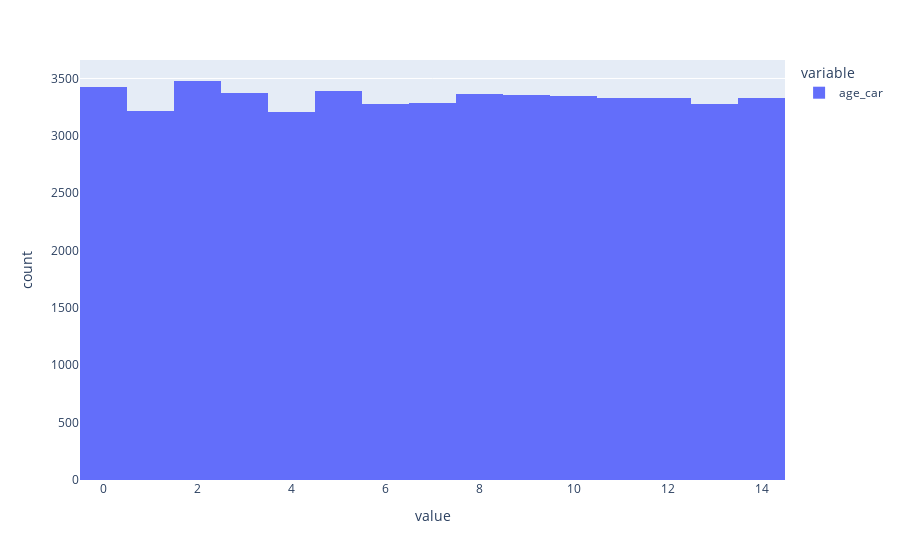
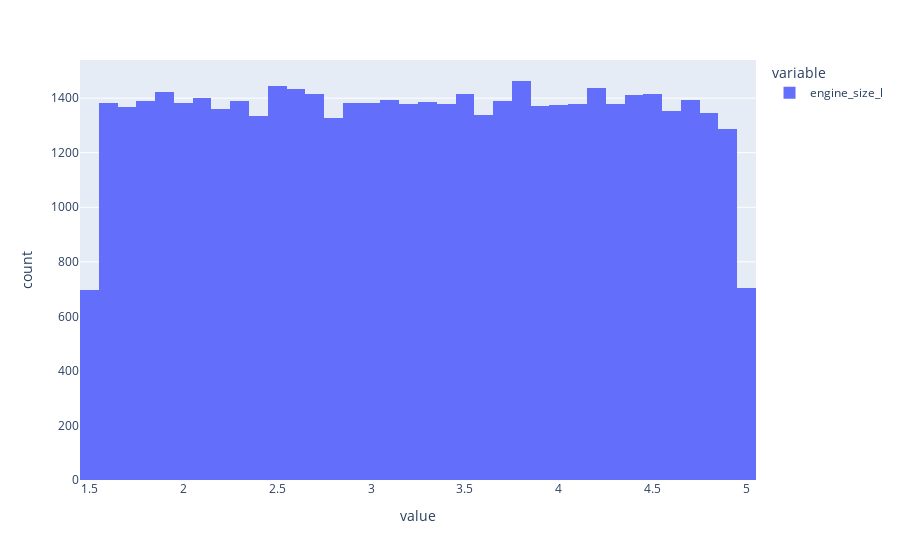
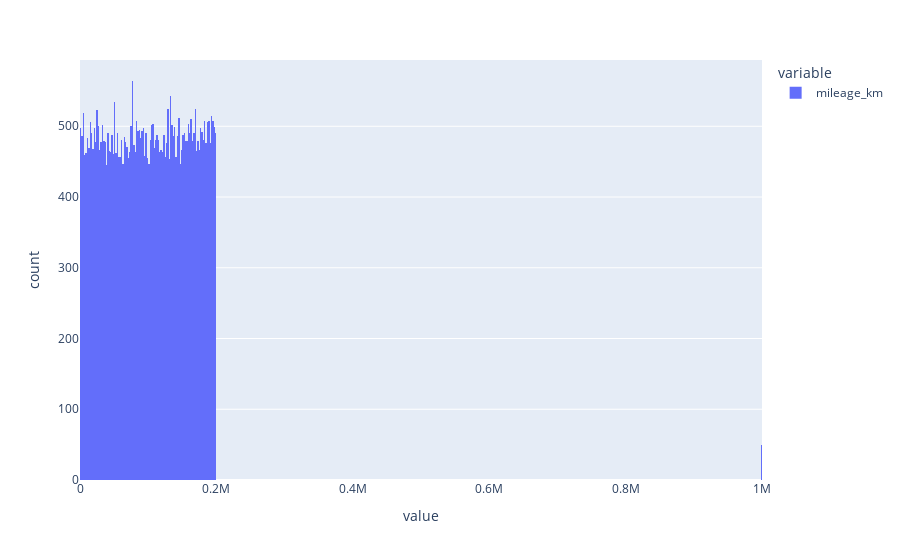
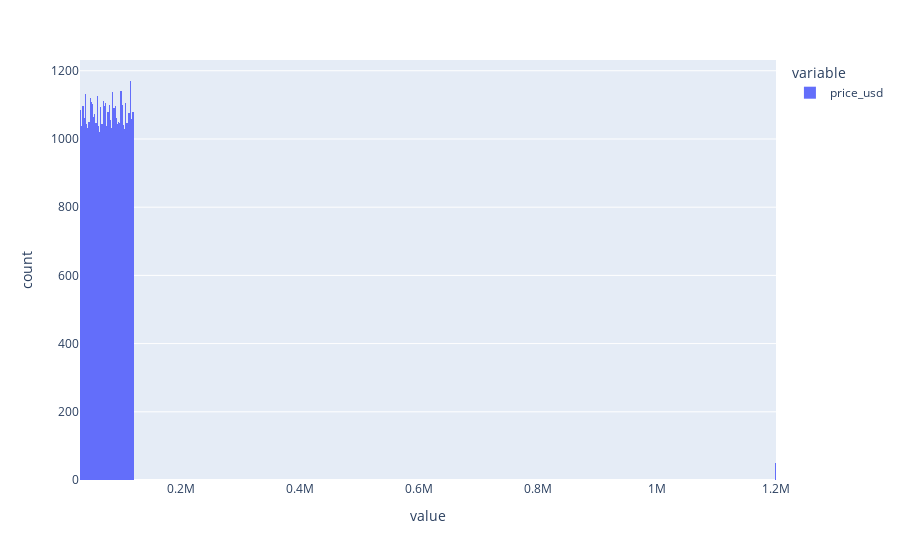

The code cell stored with these charts, in order, in its notebook:
### Code cell
for _ in num_col:
    print(px.histogram(df[_]).show())

### Figure 1 — Plotly figure (JSON) as saved in the notebook; plotly's stock layout.template omitted (floating-point values rounded to 4 significant figures; data arrays with more than 128 entries replaced by an {"elided": "..."} marker saying what was removed)
{"data": [{"bingroup": "x", "hovertemplate": "variable=age_car<br>value=%{x}<br>count=%{y}<extra></extra>", "legendgroup": "age_car", "marker": {"color": "#636efa", "pattern": {"shape": ""}}, "name": "age_car", "orientation": "v", "showlegend": true, "type": "histogram", "x": {"elided": "50000 int values"}, "xaxis": "x", "yaxis": "y"}], "layout": {"barmode": "relative", "legend": {"title": {"text": "variable"}, "tracegroupgap": 0}, "margin": {"t": 60}, "xaxis": {"anchor": "y", "domain": [0, 1], "title": {"text": "value"}}, "yaxis": {"anchor": "x", "domain": [0, 1], "title": {"text": "count"}}}}

### Figure 2 — Plotly figure (JSON) as saved in the notebook; plotly's stock layout.template omitted (floating-point values rounded to 4 significant figures; data arrays with more than 128 entries replaced by an {"elided": "..."} marker saying what was removed)
{"data": [{"bingroup": "x", "hovertemplate": "variable=engine_size_l<br>value=%{x}<br>count=%{y}<extra></extra>", "legendgroup": "engine_size_l", "marker": {"color": "#636efa", "pattern": {"shape": ""}}, "name": "engine_size_l", "orientation": "v", "showlegend": true, "type": "histogram", "x": {"elided": "50000 float values"}, "xaxis": "x", "yaxis": "y"}], "layout": {"barmode": "relative", "legend": {"title": {"text": "variable"}, "tracegroupgap": 0}, "margin": {"t": 60}, "xaxis": {"anchor": "y", "domain": [0, 1], "title": {"text": "value"}}, "yaxis": {"anchor": "x", "domain": [0, 1], "title": {"text": "count"}}}}

### Figure 3 — Plotly figure (JSON) as saved in the notebook; plotly's stock layout.template omitted (floating-point values rounded to 4 significant figures; data arrays with more than 128 entries replaced by an {"elided": "..."} marker saying what was removed)
{"data": [{"bingroup": "x", "hovertemplate": "variable=mileage_km<br>value=%{x}<br>count=%{y}<extra></extra>", "legendgroup": "mileage_km", "marker": {"color": "#636efa", "pattern": {"shape": ""}}, "name": "mileage_km", "orientation": "v", "showlegend": true, "type": "histogram", "x": {"elided": "50000 float values"}, "xaxis": "x", "yaxis": "y"}], "layout": {"barmode": "relative", "legend": {"title": {"text": "variable"}, "tracegroupgap": 0}, "margin": {"t": 60}, "xaxis": {"anchor": "y", "domain": [0, 1], "title": {"text": "value"}}, "yaxis": {"anchor": "x", "domain": [0, 1], "title": {"text": "count"}}}}

### Figure 4 — Plotly figure (JSON) as saved in the notebook; plotly's stock layout.template omitted (floating-point values rounded to 4 significant figures; data arrays with more than 128 entries replaced by an {"elided": "..."} marker saying what was removed)
{"data": [{"bingroup": "x", "hovertemplate": "variable=price_usd<br>value=%{x}<br>count=%{y}<extra></extra>", "legendgroup": "price_usd", "marker": {"color": "#636efa", "pattern": {"shape": ""}}, "name": "price_usd", "orientation": "v", "showlegend": true, "type": "histogram", "x": {"elided": "50000 float values"}, "xaxis": "x", "yaxis": "y"}], "layout": {"barmode": "relative", "legend": {"title": {"text": "variable"}, "tracegroupgap": 0}, "margin": {"t": 60}, "xaxis": {"anchor": "y", "domain": [0, 1], "title": {"text": "value"}}, "yaxis": {"anchor": "x", "domain": [0, 1], "title": {"text": "count"}}}}
